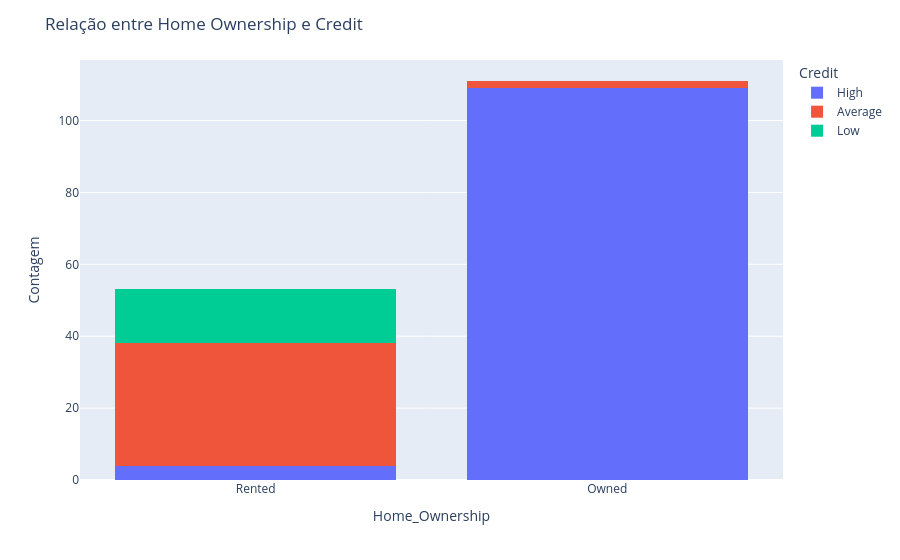

This figure's notebook cell:
### Code cell
#Relação entre variáveis Home_Ownership e Credit_Score (categoricas)
fig = px.histogram(df, x='Home_Ownership', color='Credit_Score', barmode='stack')
fig.update_layout(title='Relação entre Home Ownership e Credit',
                  xaxis_title='Home_Ownership',
                  yaxis_title='Contagem',
                  legend_title='Credit')
fig.show()

### Figure 1 — Plotly figure (JSON) as saved in the notebook; plotly's stock layout.template omitted (floating-point values rounded to 4 significant figures)
{"data": [{"bingroup": "x", "hovertemplate": "Credit_Score=High<br>Home_Ownership=%{x}<br>count=%{y}<extra></extra>", "legendgroup": "High", "marker": {"color": "#636efa", "pattern": {"shape": ""}}, "name": "High", "orientation": "v", "showlegend": true, "type": "histogram", "x": ["Rented", "Owned", "Owned", "Owned", "Owned", "Owned", "Owned", "Owned", "Owned", "Owned", "Owned", "Owned", "Owned", "Owned", "Owned", "Owned", "Owned", "Owned", "Owned", "Owned", "Owned", "Owned", "Owned", "Owned", "Owned", "Owned", "Owned", "Owned", "Owned", "Owned", "Owned", "Owned", "Owned", "Owned", "Owned", "Owned", "Owned", "Owned", "Owned", "Owned", "Owned", "Owned", "Owned", "Owned", "Owned", "Owned", "Owned", "Owned", "Owned", "Owned", "Owned", "Owned", "Owned", "Owned", "Owned", "Owned", "Owned", "Owned", "Owned", "Owned", "Owned", "Owned", "Owned", "Owned", "Owned", "Owned", "Owned", "Owned", "Owned", "Owned", "Owned", "Owned", "Owned", "Owned", "Owned", "Owned", "Owned", "Owned", "Owned", "Owned", "Owned", "Owned", "Owned", "Owned", "Owned", "Owned", "Owned", "Owned", "Owned", "Owned", "Rented", "Rented", "Rented", "Owned", "Owned", "Owned", "Owned", "Owned", "Owned", "Owned", "Owned", "Owned", "Owned", "Owned", "Owned", "Owned", "Owned", "Owned", "Owned", "Owned", "Owned", "Owned", "Owned"], "xaxis": "x", "yaxis": "y"}, {"bingroup": "x", "hovertemplate": "Credit_Score=Average<br>Home_Ownership=%{x}<br>count=%{y}<extra></extra>", "legendgroup": "Average", "marker": {"color": "#EF553B", "pattern": {"shape": ""}}, "name": "Average", "orientation": "v", "showlegend": true, "type": "histogram", "x": ["Rented", "Rented", "Rented", "Rented", "Rented", "Rented", "Rented", "Rented", "Rented", "Rented", "Rented", "Rented", "Rented", "Rented", "Rented", "Rented", "Rented", "Rented", "Rented", "Rented", "Rented", "Rented", "Rented", "Rented", "Rented", "Rented", "Rented", "Rented", "Owned", "Owned", "Rented", "Rented", "Rented", "Rented", "Rented", "Rented"], "xaxis": "x", "yaxis": "y"}, {"bingroup": "x", "hovertemplate": "Credit_Score=Low<br>Home_Ownership=%{x}<br>count=%{y}<extra></extra>", "legendgroup": "Low", "marker": {"color": "#00cc96", "pattern": {"shape": ""}}, "name": "Low", "orientation": "v", "showlegend": true, "type": "histogram", "x": ["Rented", "Rented", "Rented", "Rented", "Rented", "Rented", "Rented", "Rented", "Rented", "Rented", "Rented", "Rented", "Rented", "Rented", "Rented"], "xaxis": "x", "yaxis": "y"}], "layout": {"barmode": "stack", "legend": {"title": {"text": "Credit"}, "tracegroupgap": 0}, "margin": {"t": 60}, "title": {"text": "Relação entre Home Ownership e Credit"}, "xaxis": {"anchor": "y", "domain": [0, 1], "title": {"text": "Home_Ownership"}}, "yaxis": {"anchor": "x", "domain": [0, 1], "title": {"text": "Contagem"}}}}
